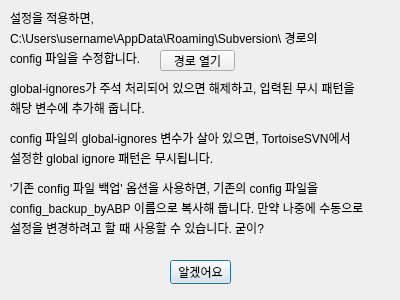
<?xml version="1.0" encoding="UTF-8"?>
<ui version="4.0">
 <class>dialog</class>
 <widget class="QDialog" name="dialog">
  <property name="windowModality">
   <enum>Qt::NonModal</enum>
  </property>
  <property name="geometry">
   <rect>
    <x>0</x>
    <y>0</y>
    <width>400</width>
    <height>300</height>
   </rect>
  </property>
  <property name="windowTitle">
   <string>SVN 무시 패턴 설정 - 자세히</string>
  </property>
  <widget class="QLabel" name="label">
   <property name="geometry">
    <rect>
     <x>10</x>
     <y>10</y>
     <width>381</width>
     <height>16</height>
    </rect>
   </property>
   <property name="text">
    <string>설정을 적용하면, </string>
   </property>
  </widget>
  <widget class="QLabel" name="label_2">
   <property name="geometry">
    <rect>
     <x>10</x>
     <y>30</y>
     <width>381</width>
     <height>16</height>
    </rect>
   </property>
   <property name="text">
    <string>C:\Users\username\AppData\Roaming\Subversion\ 경로의</string>
   </property>
  </widget>
  <widget class="QLabel" name="label_3">
   <property name="geometry">
    <rect>
     <x>10</x>
     <y>50</y>
     <width>381</width>
     <height>16</height>
    </rect>
   </property>
   <property name="text">
    <string>config 파일을 수정합니다.</string>
   </property>
  </widget>
  <widget class="QLabel" name="label_4">
   <property name="geometry">
    <rect>
     <x>10</x>
     <y>80</y>
     <width>381</width>
     <height>16</height>
    </rect>
   </property>
   <property name="text">
    <string>global-ignores가 주석 처리되어 있으면 해제하고, 입력된 무시 패턴을</string>
   </property>
  </widget>
  <widget class="QLabel" name="label_5">
   <property name="geometry">
    <rect>
     <x>10</x>
     <y>100</y>
     <width>381</width>
     <height>16</height>
    </rect>
   </property>
   <property name="text">
    <string>해당 변수에 추가해 줍니다.</string>
   </property>
  </widget>
  <widget class="QLabel" name="label_6">
   <property name="geometry">
    <rect>
     <x>10</x>
     <y>130</y>
     <width>381</width>
     <height>16</height>
    </rect>
   </property>
   <property name="text">
    <string>config 파일의 global-ignores 변수가 살아 있으면, TortoiseSVN에서</string>
   </property>
  </widget>
  <widget class="QLabel" name="label_7">
   <property name="geometry">
    <rect>
     <x>10</x>
     <y>150</y>
     <width>381</width>
     <height>16</height>
    </rect>
   </property>
   <property name="text">
    <string>설정한 global ignore 패턴은 무시됩니다.</string>
   </property>
  </widget>
  <widget class="QLabel" name="label_8">
   <property name="geometry">
    <rect>
     <x>10</x>
     <y>180</y>
     <width>381</width>
     <height>16</height>
    </rect>
   </property>
   <property name="text">
    <string>'기존 config 파일 백업' 옵션을 사용하면, 기존의 config 파일을 </string>
   </property>
  </widget>
  <widget class="QLabel" name="label_9">
   <property name="geometry">
    <rect>
     <x>10</x>
     <y>200</y>
     <width>381</width>
     <height>16</height>
    </rect>
   </property>
   <property name="text">
    <string>config_backup_byABP 이름으로 복사해 둡니다. 만약 나중에 수동으로</string>
   </property>
  </widget>
  <widget class="QLabel" name="label_10">
   <property name="geometry">
    <rect>
     <x>10</x>
     <y>220</y>
     <width>381</width>
     <height>16</height>
    </rect>
   </property>
   <property name="text">
    <string>설정을 변경하려고 할 때 사용할 수 있습니다. 굳이?</string>
   </property>
  </widget>
  <widget class="QPushButton" name="quit">
   <property name="geometry">
    <rect>
     <x>170</x>
     <y>260</y>
     <width>61</width>
     <height>24</height>
    </rect>
   </property>
   <property name="text">
    <string>알겠어요</string>
   </property>
  </widget>
  <widget class="QPushButton" name="open_obj_dir">
   <property name="geometry">
    <rect>
     <x>160</x>
     <y>50</y>
     <width>75</width>
     <height>21</height>
    </rect>
   </property>
   <property name="text">
    <string>경로 열기</string>
   </property>
  </widget>
 </widget>
 <tabstops>
  <tabstop>open_obj_dir</tabstop>
  <tabstop>quit</tabstop>
 </tabstops>
 <resources/>
 <connections/>
</ui>
